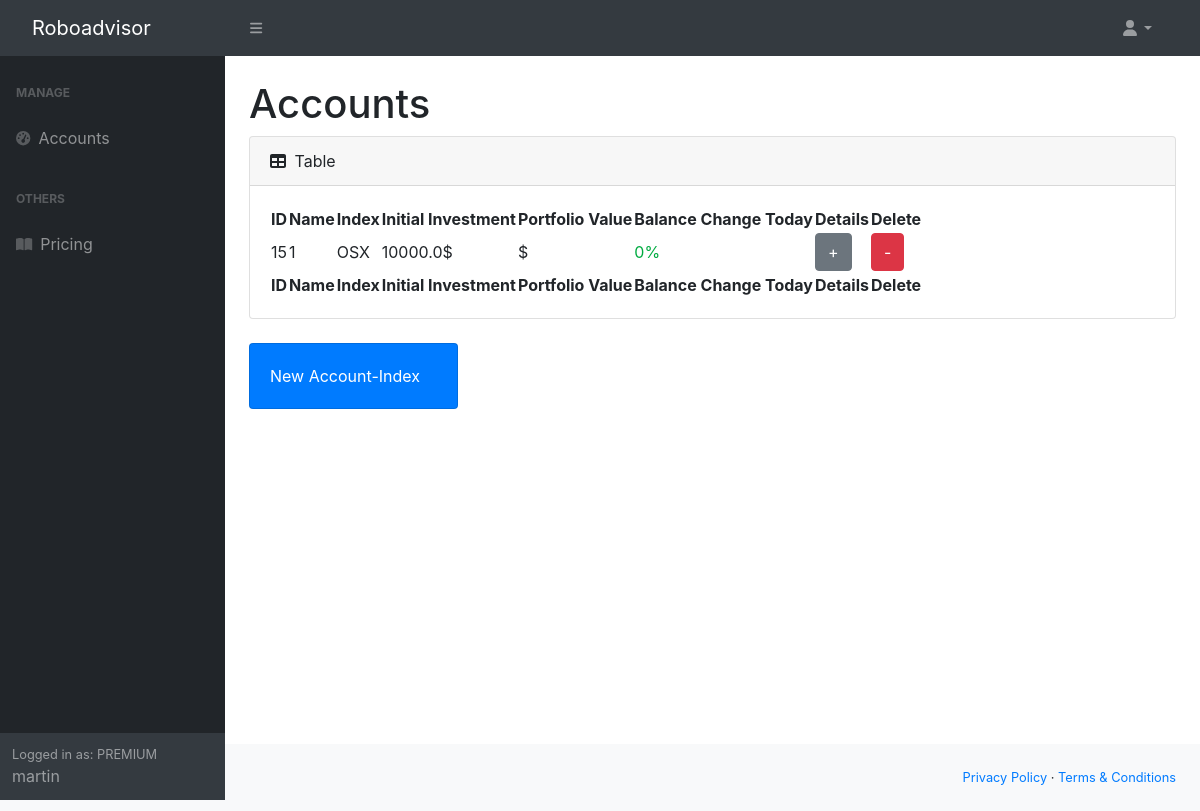
/manageAccount/ (signed in), run on an earlier commit of the app's database.
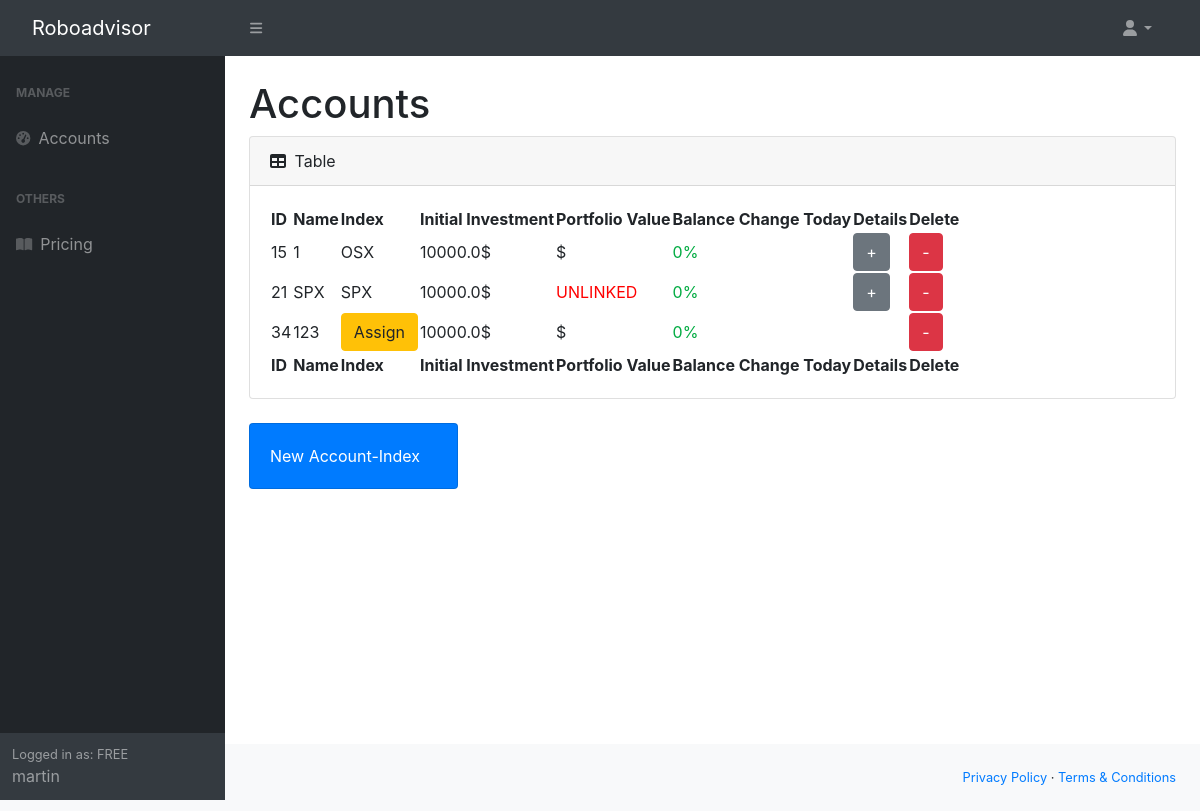
And on a later commit of the database.
### roboadvisor/models.py (models this page shows, shortened)
class Account(models.Model):
	key_id = models.CharField(max_length=200, default=None, unique=True)
	secret_key = models.CharField(max_length=200, default=None, unique=True)
	name=models.CharField(max_length=200, default=None, unique=True)
	balance = models.FloatField()
	totalEquity = models.FloatField()
	user = models.ForeignKey(User, on_delete=models.CASCADE, default=None)

class Index(models.Model):
	symbol = models.CharField(max_length=5, default=None)
	marketCap = models.FloatField(default=0)
	account = models.OneToOneField(Account, on_delete=models.CASCADE)
	def __str__(self):
		return self.symbol

### roboadvisor/views.py (the view)
# urls.py: path('manageAccount/', manageAccount),
@login_required(login_url='/login')
def manageAccount(request):
	user = request.user
	user_id = user.id
	accounts = Account.objects.filter(user_id=user_id)
	portfolioValues = []
	balanceChanges = []
	for a in accounts:
		try:
			api = tradeapi.REST(
			key_id=a.key_id,
			secret_key=a.secret_key,
			base_url='https://paper-api.alpaca.markets',
			api_version='v2')
			alpacaAccount = api.get_account()
			portfolioValues.append(alpacaAccount.portfolio_value)
			balanceChanges.append(float("{:.2f}".format((float(alpacaAccount.equity) - float(alpacaAccount.last_equity))/100)))
		except:
			portfolioValues.append("UNLINKED")
			balanceChanges.append(0)
	accPortBalance = zip(accounts, portfolioValues, balanceChanges)
	context = {"accPortBalance": accPortBalance}
	return render(request, 'manageAccount.html', context)

### roboadvisor/templates/manageAccount.html (shortened to what this page needs)
{% extends 'base.html' %}
{% load static %}
{% block content %}
<main>
  <div class="container-fluid px-4">
    <h1 class="mt-4">Accounts</h1>
    <div class="card mb-4">
      <div class="card-header">
        <i class="fas fa-table me-1"></i>
        Table
      </div>
      <div class="card-body">
        <table id="datatablesSimple">
          <thead>
            <tr>
              <th>ID</th>
              <th>Name</th>
              <th>Index</th>
              <th>Initial Investment</th>
              <th>Portfolio Value</th>
              <th>Balance Change Today</th>
              <th>Details</th>
              <th>Delete</th>
            </tr>
          </thead>
          <tfoot>
            <tr>
              <th>ID</th>
              <th>Name</th>
              <th>Index</th>
              <th>Initial Investment</th>
              <th>Portfolio Value</th>
              <th>Balance Change Today</th>
              <th>Details</th>
              <th>Delete</th>
            </tr>
          </tfoot>
          <tbody>
            {% for account, portfolioValues, balanceChanges in accPortBalance %}
            <tr>
              <td>{{ account.id }}</td>
              <td>{{ account.name }}</td>
              {% if account.index == "" %}
              <td>
                <form action="/newInvestment_setIndex/{{account.id}}">
                  <input type="submit" class="btn btn-warning" value="Assign" />
                </form>
              </td>
              {% else %}
              <td>{{ account.index }}</td>
              {% endif %}
              <td>{{ account.totalEquity }}$</td>
              <td>
              {% if portfolioValues == "UNLINKED" %}
              <div class="negativeBalanceChange">
              {{ portfolioValues }}</td>
              </div>
              {% else %}
              {{ portfolioValues }}$
              {% endif %}
              <td>
                {% if balanceChanges < 0 %}
                <div class="negativeBalanceChange">
                {% else %}
                <div class="positiveBalanceChange">
                {% endif %}
                {{ balanceChanges }}%
                </div>
              </td>
              <td>
                {% if account.index != "" %}
                <form class = "showAccount" action="/showAccount/{{account.id}}">
                  <button type="submit" class="btn btn-secondary btnFetch">+</button>
                </form>
                {% endif %}
              </td>
              <td>
                <form action="{% url 'deleteAccount' pk=account.pk %}" method="post">
                <button type="submit" class="btn btn-danger" name='deleteAccount' value='deleteAccount'>-</button>
                </form>
              </td>
            </tr>
            {% endfor %}
          </tbody>
        </table>
      </div>
    </div>
    <div class="row">
      <div class="col-xl-3 col-md-6">
        <div class="card bg-primary text-white mb-4">
          <div class="card-body">New Account-Index</div>
        </div>
      </div>
    </div>
  </div>
</div>
{% endblock %}

### roboadvisor/templates/base.html (shortened to what this page needs)
{% load static %}
<!DOCTYPE html>
<html lang="en">
<head>
    <link href="https://cdn.jsdelivr.net/npm/simple-datatables@latest/dist/style.css" rel="stylesheet" />
    <link href="{% static 'css/styles.css' %}" rel="stylesheet" />
    <link rel="stylesheet" href=
"https://stackpath.bootstrapcdn.com/bootstrap/4.4.1/css/bootstrap.min.css"
        integrity=
"sha384-Vkoo8x4CGsO3+Hhxv8T/Q5PaXtkKtu6ug5TOeNV6gBiFeWPGFN9MuhOf23Q9Ifjh"
>
</head>
<body class="sb-nav-fixed">
    <nav class="sb-topnav navbar navbar-expand navbar-dark bg-dark">
        <a class="navbar-brand ps-3" href="/home">Roboadvisor</a>
        <button class="btn btn-link btn-sm order-1 order-lg-0 me-4 me-lg-0" id="sidebarToggle" href="#!"><i class="fas fa-bars"></i></button>
        <ul class="navbar-nav ms-auto ms-md-0 me-3 me-lg-4">
            <li class="nav-item dropdown">
                <a class="nav-link dropdown-toggle" id="navbarDropdown" href="#" role="button" data-bs-toggle="dropdown" aria-expanded="false"><i class="fas fa-user fa-fw"></i></a>
            </li>
        </ul>
    </nav>
    <div id="layoutSidenav">
        <div id="layoutSidenav_nav">
            <nav class="sb-sidenav accordion sb-sidenav-dark" id="sidenavAccordion">
                <div class="sb-sidenav-menu">
                    <div class="nav">
                        <div class="sb-sidenav-menu-heading">Manage</div>
                        <a class="nav-link" href="/manageAccount">
                            <div class="sb-nav-link-icon"><i class="fas fa-tachometer-alt"></i></div>
                            Accounts
                        </a>
                        <div class="sb-sidenav-menu-heading">Others</div>
                        <a class="nav-link collapsed" href="/pricing">
                            <div class="sb-nav-link-icon"><i class="fas fa-book-open"></i></div>
                            Pricing
                        </a>
                        <div class="sb-sidenav-menu-heading"></div>
                    </div>
                </div>
                <div class="sb-sidenav-footer">
                    <div class="small">Logged in as:
                        {% if not user.is_authenticated %}
                        UNAUTHENTICATED
                        {% elif user.client.is_premium%}
                        PREMIUM
                        {% elif not user.client.is_premium %}
                        FREE
                    {% endif %}</div>
                    {{user.username}}
                </div>
            </nav>
        </div>
        <div id="layoutSidenav_content">
            {% block content %}{% endblock %}
        </div>
    <footer class="py-4 bg-light mt-auto">
        <div class="container-fluid px-4">
            <div class="d-flex align-items-center justify-content-between small">
                <div class="text-muted">Copyright &copy; Roboadvisor 2022</div>
                <div>
                    <a href="#">Privacy Policy</a>
                    &middot;
                    <a href="#">Terms &amp; Conditions</a>
                </div>
            </div>
        </div>
    </footer>
</body>
</html>

### roboadvisor/templates/manageAccount.html (style rules this page uses)
.negativeBalanceChange { color: #FF0000; }
.positiveBalanceChange { color: #00ab41; }

What changed in the data, as far as the page shows it:
added Account: id "21", name "SPX", index "SPX", totalEquity "10000.0", portfolioValues "UNLINKED", balanceChanges "0"
added Account: id "34", name "123", totalEquity "10000.0", balanceChanges "0"
Also different on the page:
text no longer shown: "PREMIUM"
text now shown: "FREE"
